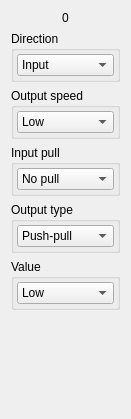
<?xml version="1.0" encoding="UTF-8"?>
<ui version="4.0">
 <class>GPIOBitSettingsWidget</class>
 <widget class="QWidget" name="GPIOBitSettingsWidget">
  <property name="geometry">
   <rect>
    <x>0</x>
    <y>0</y>
    <width>131</width>
    <height>419</height>
   </rect>
  </property>
  <property name="windowTitle">
   <string>Form</string>
  </property>
  <layout class="QVBoxLayout" name="verticalLayout">
   <item>
    <widget class="QLabel" name="labelGPIOBitName">
     <property name="text">
      <string>0</string>
     </property>
     <property name="alignment">
      <set>Qt::AlignCenter</set>
     </property>
    </widget>
   </item>
   <item>
    <widget class="QGroupBox" name="groupBoxDirection">
     <property name="title">
      <string>Direction</string>
     </property>
     <layout class="QGridLayout" name="gridLayout">
      <property name="leftMargin">
       <number>3</number>
      </property>
      <property name="topMargin">
       <number>3</number>
      </property>
      <property name="rightMargin">
       <number>3</number>
      </property>
      <property name="bottomMargin">
       <number>3</number>
      </property>
      <item row="0" column="0">
       <widget class="QComboBox" name="comboBoxDirection">
        <item>
         <property name="text">
          <string>Input</string>
         </property>
        </item>
        <item>
         <property name="text">
          <string>Output</string>
         </property>
        </item>
       </widget>
      </item>
     </layout>
    </widget>
   </item>
   <item>
    <widget class="QGroupBox" name="groupBoxSpeed">
     <property name="title">
      <string>Output speed</string>
     </property>
     <layout class="QGridLayout" name="gridLayout_2">
      <property name="leftMargin">
       <number>3</number>
      </property>
      <property name="topMargin">
       <number>3</number>
      </property>
      <property name="rightMargin">
       <number>3</number>
      </property>
      <property name="bottomMargin">
       <number>3</number>
      </property>
      <item row="0" column="0">
       <widget class="QComboBox" name="comboBoxOutputSpeed">
        <item>
         <property name="text">
          <string>Low</string>
         </property>
        </item>
        <item>
         <property name="text">
          <string>Medium</string>
         </property>
        </item>
        <item>
         <property name="text">
          <string>High</string>
         </property>
        </item>
        <item>
         <property name="text">
          <string>Very high</string>
         </property>
        </item>
       </widget>
      </item>
     </layout>
    </widget>
   </item>
   <item>
    <widget class="QGroupBox" name="groupBoxInputPull">
     <property name="title">
      <string>Input pull</string>
     </property>
     <layout class="QGridLayout" name="gridLayout_3">
      <property name="leftMargin">
       <number>3</number>
      </property>
      <property name="topMargin">
       <number>3</number>
      </property>
      <property name="rightMargin">
       <number>3</number>
      </property>
      <property name="bottomMargin">
       <number>3</number>
      </property>
      <item row="0" column="0">
       <widget class="QComboBox" name="comboBoxInputPull">
        <item>
         <property name="text">
          <string>No pull</string>
         </property>
        </item>
        <item>
         <property name="text">
          <string>Pull-up</string>
         </property>
        </item>
        <item>
         <property name="text">
          <string>Pull-down</string>
         </property>
        </item>
       </widget>
      </item>
     </layout>
    </widget>
   </item>
   <item>
    <widget class="QGroupBox" name="groupBoxOutputType">
     <property name="title">
      <string>Output type</string>
     </property>
     <layout class="QGridLayout" name="gridLayout_4">
      <property name="leftMargin">
       <number>3</number>
      </property>
      <property name="topMargin">
       <number>3</number>
      </property>
      <property name="rightMargin">
       <number>3</number>
      </property>
      <property name="bottomMargin">
       <number>3</number>
      </property>
      <item row="0" column="0">
       <widget class="QComboBox" name="comboBoxOutputType">
        <item>
         <property name="text">
          <string>Push-pull</string>
         </property>
        </item>
        <item>
         <property name="text">
          <string>Open-drain</string>
         </property>
        </item>
       </widget>
      </item>
     </layout>
    </widget>
   </item>
   <item>
    <widget class="QGroupBox" name="groupBox">
     <property name="title">
      <string>Value</string>
     </property>
     <layout class="QGridLayout" name="gridLayout_5">
      <property name="leftMargin">
       <number>3</number>
      </property>
      <property name="topMargin">
       <number>3</number>
      </property>
      <property name="rightMargin">
       <number>3</number>
      </property>
      <property name="bottomMargin">
       <number>3</number>
      </property>
      <item row="0" column="0">
       <widget class="QComboBox" name="comboBoxValue">
        <item>
         <property name="text">
          <string>Low</string>
         </property>
        </item>
        <item>
         <property name="text">
          <string>High</string>
         </property>
        </item>
       </widget>
      </item>
     </layout>
    </widget>
   </item>
   <item>
    <spacer name="verticalSpacer">
     <property name="orientation">
      <enum>Qt::Vertical</enum>
     </property>
     <property name="sizeHint" stdset="0">
      <size>
       <width>20</width>
       <height>40</height>
      </size>
     </property>
    </spacer>
   </item>
  </layout>
 </widget>
 <resources/>
 <connections/>
</ui>
